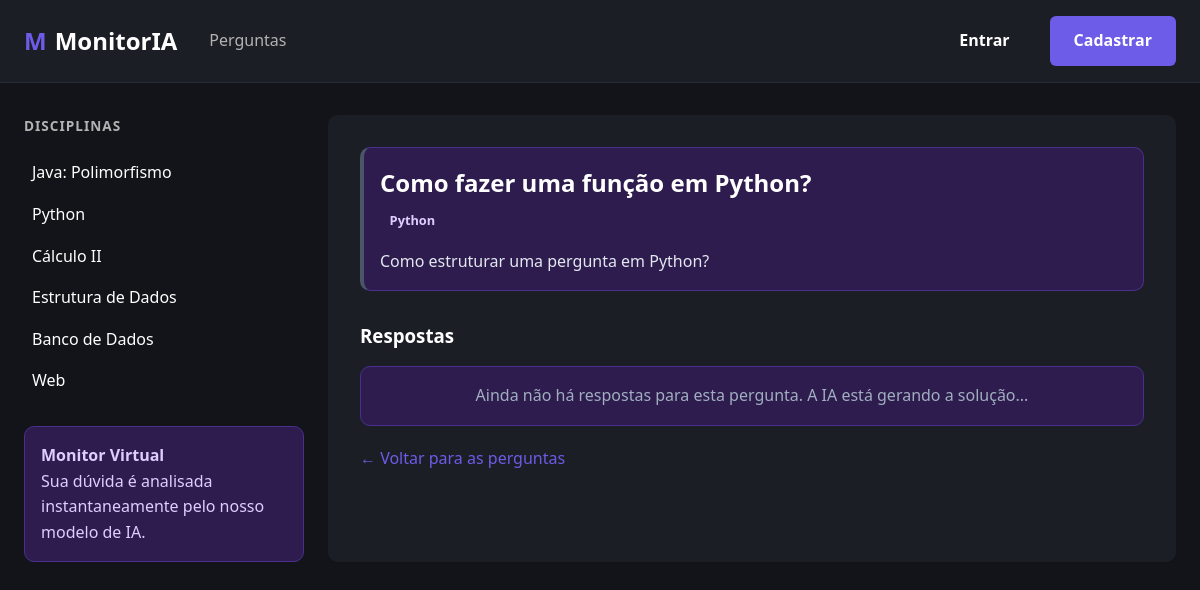
Page /perguntas/1 on the committed database.
### modelos/entidades.py (models this page shows)
class Pergunta(banco.Model):
    __tablename__ = 'perguntas'
    id = banco.Column(banco.Integer, primary_key=True)
    titulo = banco.Column(banco.String(200), nullable=False)
    corpo = banco.Column(banco.Text, nullable=False)
    disciplina = banco.Column(banco.String(100), nullable=False)
    usuario_id = banco.Column(banco.Integer, banco.ForeignKey('usuarios.id'), nullable=False)
    data_criacao = banco.Column(banco.DateTime, default=datetime.utcnow)
    respostas = banco.relationship('Resposta', backref='pergunta', lazy=True)

### controles/rotas_perguntas.py (the view)
@blueprint_perguntas.route('/perguntas/<int:id>')
def ver_pergunta(id):
    try:
        return render_template('ver_pergunta.html',
                               pergunta=servico.buscar_detalhes(id),
                               disciplinas=servico.listar_disciplinas())
    except ValueError:
        return "Pergunta não encontrada", 404

### repositorios/repositorio_pergunta.py (called while the page is built)
    def buscar_por_id(self, id_pergunta: int) -> Pergunta:
        return Pergunta.query.get(id_pergunta)

### servicos/servico_pergunta.py (called while the page is built)
    def buscar_detalhes(self, id_pergunta: int) -> Pergunta:
        pergunta = self.repositorio.buscar_por_id(id_pergunta)
        if not pergunta:
            raise ValueError("Pergunta não encontrada.")
        return pergunta

    def listar_disciplinas(self) -> list[str]:
        return ["Java: Polimorfismo", "Python", "Cálculo II", "Estrutura de Dados", "Banco de Dados", "Web"]

### templates/ver_pergunta.html
{% extends 'base.html' %}
{% block content %}
<div class="box-ia" style="border-left: 4px solid #4a5568;">
    <h2 style="color: white; margin-bottom: 5px;">{{ pergunta.titulo }}</h2>
    <span class="badge" style="margin-bottom: 15px; display: inline-block;">{{ pergunta.disciplina }}</span>
    <p style="color: #e2e8f0; line-height: 1.6;">{{ pergunta.corpo }}</p>
</div>
<h3 style="margin-top: 30px; margin-bottom: 15px; color: white;">Respostas</h3>
{% if pergunta.respostas %}
    {% for resposta in pergunta.respostas %}
        <div class="box-ia {% if resposta.solucao %}solucao-destaque{% endif %}" style="margin-bottom: 20px;">
            <div class="header-ia" style="display: flex; justify-content: space-between; margin-bottom: 15px; color: #a0aec0; font-weight: bold;">
                <span>
                    {% if resposta.eh_ia %} 🤖 IA Assistente {% else %} 👤 Aluno {% endif %}
                </span>
                {% if resposta.solucao %}
                    <span style="color: #4ade80;">✅ Solução Validada pelo Monitor</span>
                {% endif %}
            </div>
            <p style="color: #e2e8f0; line-height: 1.6;">{{ resposta.corpo }}</p>
            {% if session.get('usuario_papel') == 'monitor' and not resposta.solucao %}
                <hr style="border-color: #2d3748; margin: 15px 0;">
                <form action="{{ url_for('perguntas.marcar_solucao', id=resposta.id) }}" method="POST">
                    <button type="submit" class="btn btn-roxo" style="width: 100%;">
                        ⭐ Validar como Melhor Resposta
                    </button>
                </form>
            {% endif %}
        </div>
    {% endfor %}
{% else %}
    <div class="box-ia" style="text-align: center; color: #a0aec0;">
        <p>Ainda não há respostas para esta pergunta. A IA está gerando a solução...</p>
    </div>
{% endif %}
<div style="margin-top: 20px;">
    <a href="{{ url_for('perguntas.base') }}" style="color: var(--roxo-principal); text-decoration: none;">&larr; Voltar para as perguntas</a>
</div>
{% endblock %}

### static/css/estilos.css (style rules this page uses)
:root { --bg-fundo: #12141a; --bg-card: #1c1e26; --bg-ia: #2e1c4e; --texto-principal: #ffffff; --texto-secundario: #b3b3b3; --texto-ia: #e1ccff; --roxo-principal: #6c5ce7; --roxo-hover: #5a4bcf; --roxo-badge: #d1b1ff; --verde-resolvido: #4ade80; --laranja-alerta: #ffac33; --gap-padrao: 1.5rem; --raio-padrao: 10px; }
* { box-sizing: border-box; margin: 0; padding: 0; }
body { font-family: 'Segoe UI', Tahoma, Geneva, Verdana, sans-serif; background-color: var(--bg-fundo); color: var(--texto-principal); line-height: 1.6; }
.box-ia { background-color: var(--bg-ia); border: 1px solid #4a2f8c; border-radius: var(--raio-padrao); padding: 1rem; color: var(--texto-ia); }
.badge { display: inline-flex; align-items: center; gap: 0.4rem; padding: 0.45rem 0.75rem; border-radius: 999px; font-size: 0.9rem; font-weight: 600; }
.badge { padding: 0.2rem 0.6rem; border-radius: 4px; font-size: 0.8rem; font-weight: 600; }

### rows in the picture
Pergunta: titulo "Como fazer uma função em Python?", disciplina "Python", corpo "Como estruturar uma pergunta em Python?"

### other values in the picture
{{ disc }} "Java: Polimorfismo" "Python" "Cálculo II" "Estrutura de Dados" "Banco de Dados" "Web"
